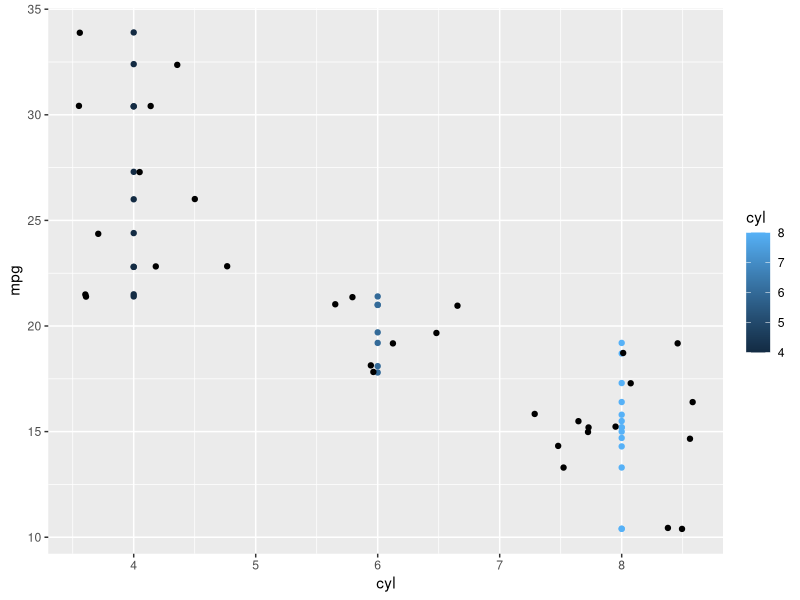
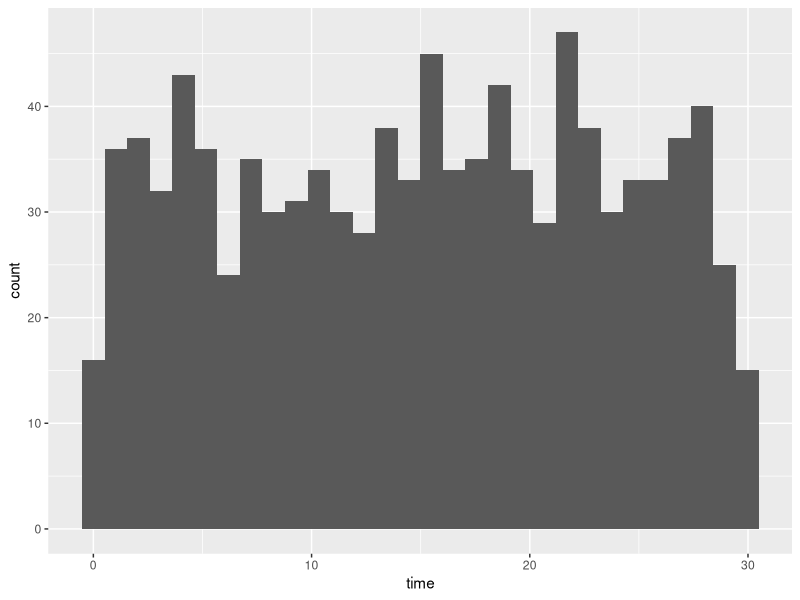

These charts were generated, in order, by the following R code:
## ---- chunk 1
knitr::opts_chunk$set(echo = TRUE)
## ---- chunk 2
library(tidyverse)
## ---- chunk 3
glimpse(mtcars)
## ---- chunk 4
summary(mtcars)
## ---- chunk 5
mtcars %>% 
    group_by(cyl) %>% 
    summarise(mean_mpg = mean(mpg),
              median_mpg = median(mpg))
## ---- chunk 6
mtcars %>% 
    group_by(cyl) %>% 
    summarise(Var_mpg = var(mpg),
              sd_mpg = sd(mpg))
## ---- chunk 7
mtcars %>% 
    ggplot(aes(x = cyl, y = mpg)) +
    geom_point(aes(color = cyl)) + 
    geom_jitter()
    
## ---- chunk 8
quantile(mtcars$mpg)
## ---- chunk 9
quantile(mtcars$mpg)[2]
## ---- chunk 10
quantile(mtcars$mpg, seq(0, 1, 0.2))
## ---- chunk 11
quantile(mtcars$mpg, seq(0, 1, 0.1))
## ---- chunk 12
q1 <- quantile(mtcars$mpg, 0.25)
q3 <- quantile(mtcars$mpg, 0.75)
iqr <- q3 - q1
## ---- chunk 13
# Threshold value to judge outliers
upper <- q3 + (1.5 * iqr)
lower <- q1 - (1.5 * iqr)
## ---- chunk 14
mtcars %>% 
    filter(mpg < lower | mpg > upper)
## ---- chunk 15
set.seed(31)

# sampling 5 data without replacement
mtcars %>% 
  sample_n(5, replace = FALSE)
## ---- chunk 16
set.seed(334)

## ---- chunk 17
wait_times <- tibble(simulation_nb = 1:1000)

wait_times %>% 
  mutate(time = runif(simulation_nb, max = 30, min = 0)) %>% 
  ggplot(aes(time)) +
  geom_histogram()


## ---- chunk 18
set.seed(10)

# Simulate 52 weeks of 3 deals
# rbinom(# of observation, # of trial, probability of success)
deals <- rbinom(52, 3, 0.3)

# Calculate mean deals won per week
mean(deals)
## ---- chunk 19
# Probability of closing 3 out of 3 deals
dbinom(3, 3, 0.3)
## ---- chunk 20
# Probability of closing <= 1 deal out of 3 deals
pbinom(1,3,0.3)
## ---- chunk 21
# Probability of closing > 1 deal out of 3 deals
pbinom(1, 3, 0.3, lower.tail = FALSE)
